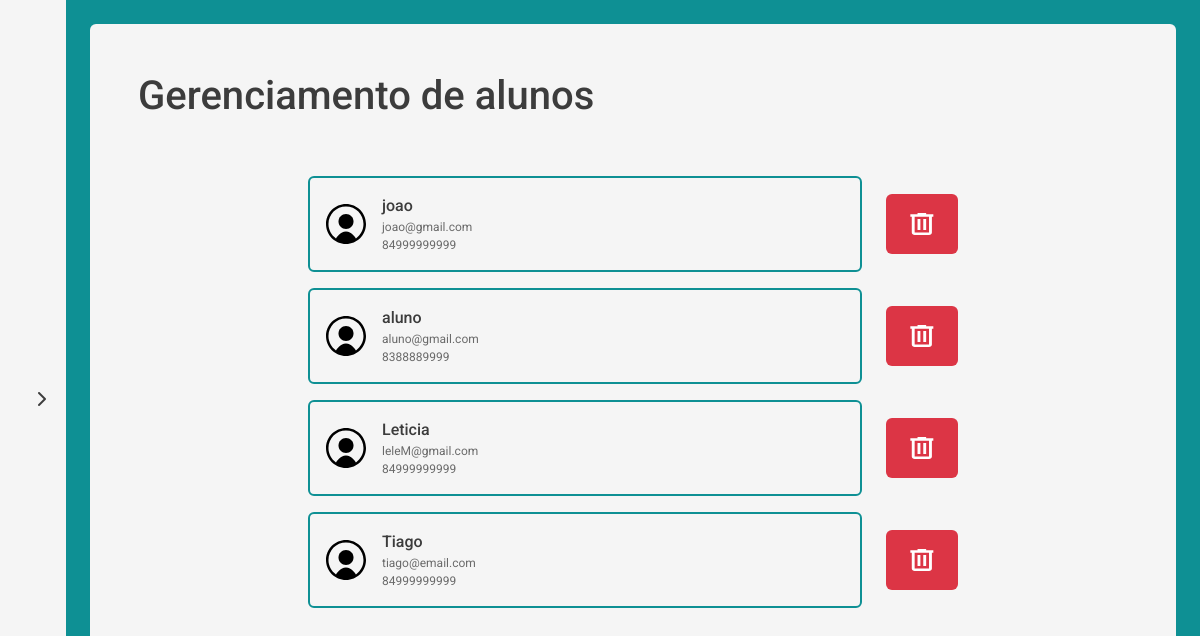
/gerenciarusuarios (signed in), run on the app's committed database.
### models/Usuario.py (models this page shows, shortened)
class Usuario(db.Model, UserMixin):
    __tablename__='usuario'
    id = db.Column(db.Integer, primary_key = True, autoincrement=True)
    nome = db.Column(db.String(200))
    telefone = db.Column(db.String(20))
    email = db.Column(db.String(200), unique=True)
    senha = db.Column(db.String(200))
    tipo_user = db.Column(db.Integer)

### app.py (the view)
@app.route('/gerenciarusuarios')
@login_required
def gerenciar_users():
   if current_user.tipo_user != 'adm':
      flash('Acesso exclusivo para administradores!', 'danger')
      return redirect(url_for('inicio'))
   usuarios = Usuario.query.filter_by(tipo_user='comum').all()
   return render_template('gerenciar_usuario.html', usuarios=usuarios)

### controllers/Usuario.py (called while the page is built)
@login_manager.user_loader
def load_user(user_id):
    if not user_id:
        return None
    return Usuario.query.get(user_id)

### templates/gerenciar_usuario.html (shortened to what this page needs)
{% extends "base_adm.html" %}
{% block conteudo %}
    <div class="container_gerenciar_usuario flex-grow-1 d-flex flex-column">
    <h1>Gerenciamento de alunos</h1>
    <div class="box-user-aluno d-flex flex-column gap-3 mt-5 m-auto w-100">
        {% for user in usuarios %}
        <div class="show-user d-flex gap-4 align-items-center w-100" class="box_conteudos scroll d-flex flex-column gap-3 mt-5" style="max-height: 600px; overflow-y: auto;">
            <div class="user-aluno d-flex p-3 rounded gap-3 w-100">
                <img src="{{ url_for('static', filename='img/icon_user.svg') }}" alt="">
                <div class="info">
                    <p class="mb-0 fw-medium">{{ user.nome }}</p>
                    <p class="email_user mb-0 opacity-75">{{ user.email }}</p>
                    <p class="email_user mb-0 opacity-75">{{ user.telefone }}</p>
                </div>
            </div>
            <a href="{{url_for('usuario.adm_deletar_user', id=user.id)}}" name="{{user.id}}">
                <div class="button-delete bg-danger d-flex justify-content-center align-items-center p-4 rounded gap-3">
                    <img src="{{ url_for('static', filename='img/icon_delete.svg') }}" alt="">
                </div>
            </a>
        </div>
        {% endfor %}
    </div>
    </div>
{% endblock %}

### static/css/index.css (style rules this page uses)
body { margin: 0; padding: 0; box-sizing: border-box; font-family: "Roboto", sans-serif !important; color: #3C3C3C !important; line-height: normal; }
html, body { height: 100%; width: 100%; }
.user-aluno { border: 2px solid #0E9094; width: 100%; }
.box-user-aluno { max-width: 650px; }
.button-delete { height: 60px; cursor: pointer; }
.button-delete img { width: 24px; }
.email_user { font-size: 0.75rem; }

### data on the page
Usuario: nome "joao", email "joao@gmail.com", telefone "84999999999"
Usuario: nome "aluno", email "aluno@gmail.com", telefone "8388889999"
Usuario: nome "Leticia", email "leleM@gmail.com", telefone "84999999999"
Usuario: nome "Tiago", email "tiago@email.com", telefone "84999999999"
